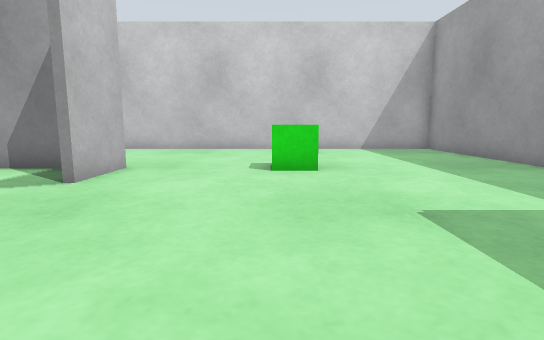
View 1 (above)

17 first-person views from a walk through a Gazebo world. The camera is 0.5 m above the floor, tilts 8° down and sees 80° across. The floor is counted in squares, 0.5 m on a side. Each view is taken from the middle of a square. On the plan, view 1 faces up. The plan holds only what a view shows up to about 12 squares ahead; the rest is blank. The place goes on beyond the plan.

View 2
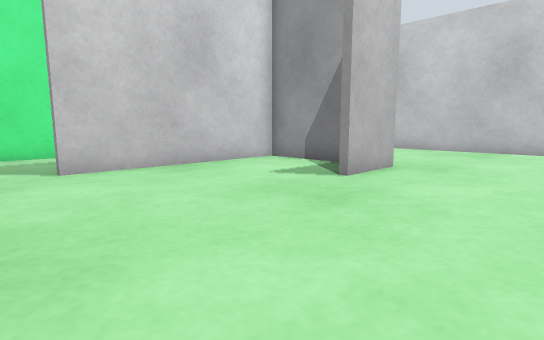

View 3
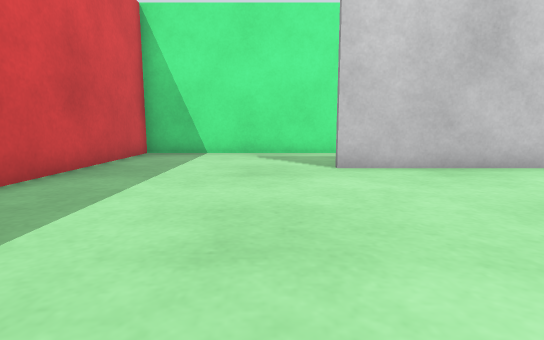

View 4
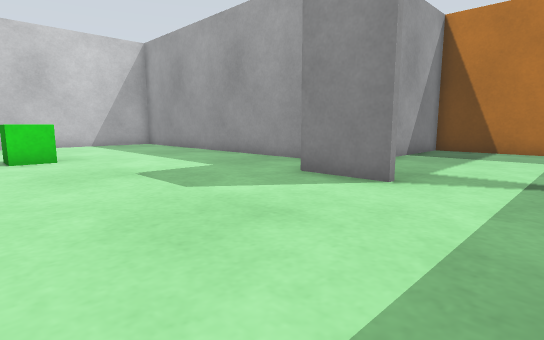

View 5
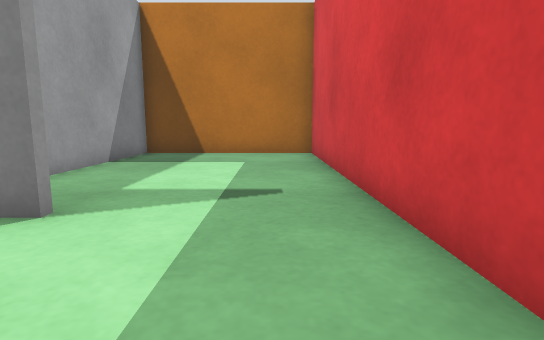

View 6
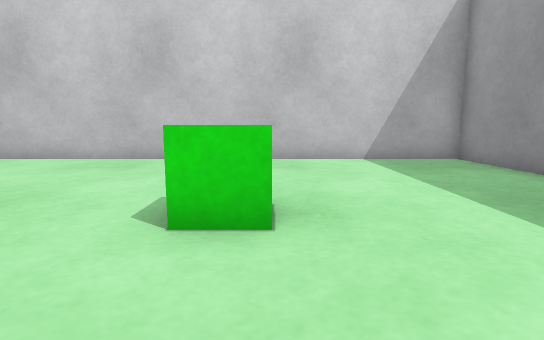

View 7
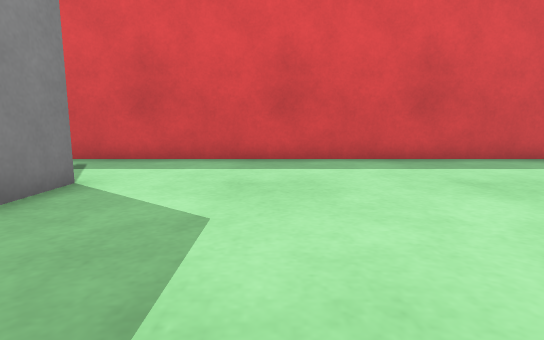

View 8
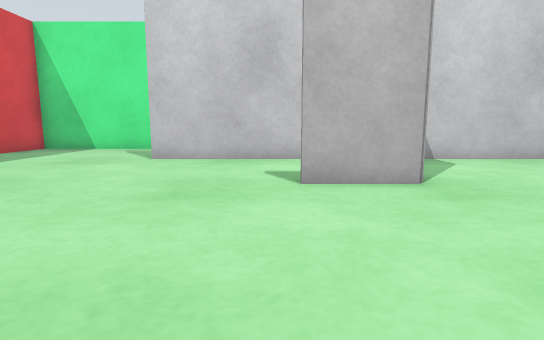

View 9
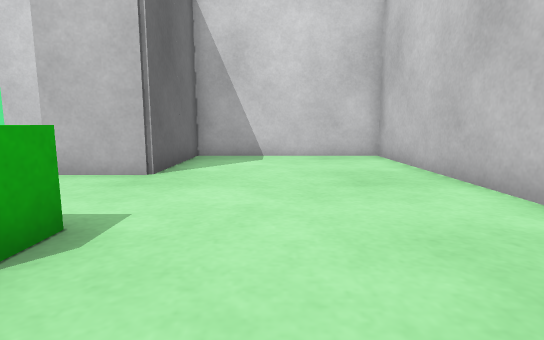

View 10
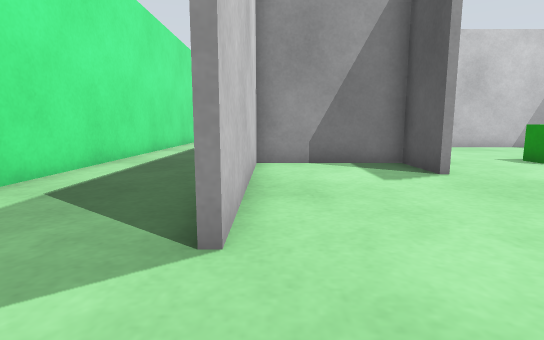

View 11
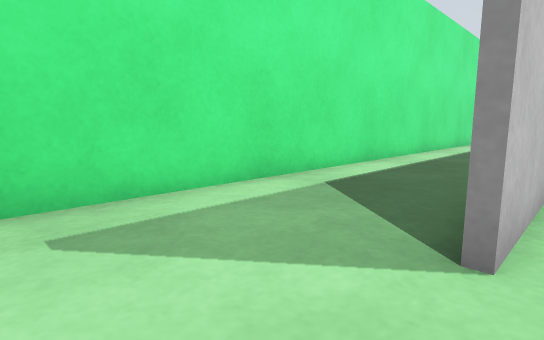

View 12
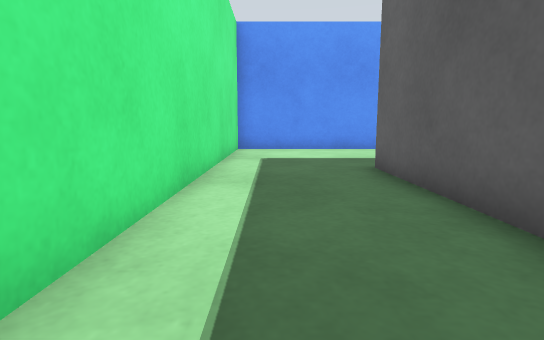

View 13
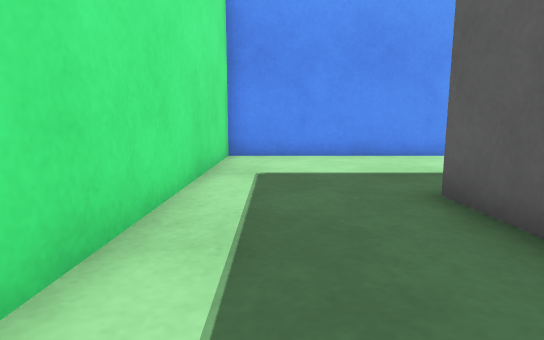

View 14
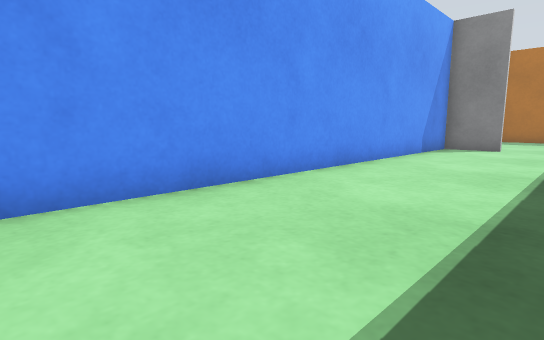

View 15
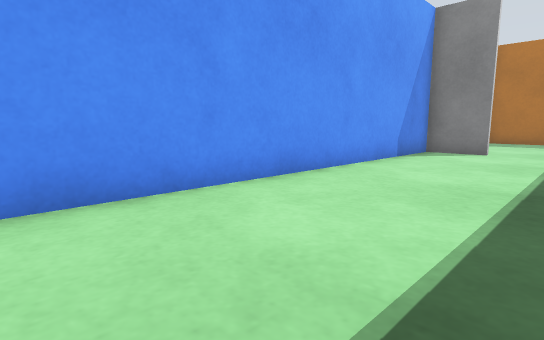

View 16
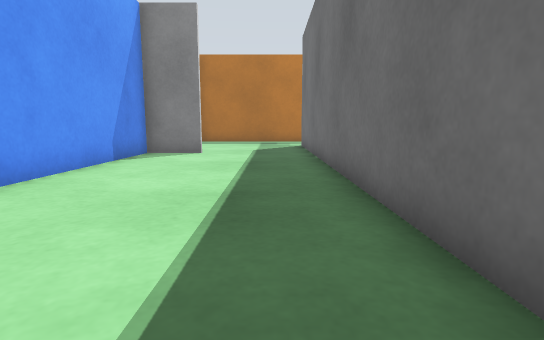

View 17
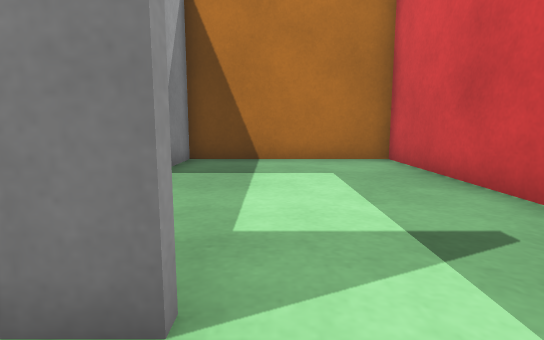

### Floor plan
Ten units are one square. View 1 is at (0, 0); x grows to the right and y downward. Boxes are objects, and circles mark ways between rooms. Rooms are numbered by the first view taken in them; rooms with no view inside come last. Other rooms are left out.
<svg viewBox="-119 -199 248 248">
<path fill="none" stroke="#000" d="M-36 -54 -36 -74 -75 -74M44 6 44 -16M64 -31 64 -134 -74 -134 -74 -15M-75 -76 -34 -76 -34 -54M-114 -6 -114 44 124 44 124 -14 72 -14M-55 -136 34 -136M-76 -88 -76 -135M44 -174 44 -194 -114 -194 -114 -6"/>
<rect x="-5" y="-85" width="20" height="20" fill="#bbb"><title>green box</title></rect>
<circle cx="-100" cy="-13" r="3" fill="#2a7"/>
<text x="0" y="-30">1</text>
<text x="-60" y="-150">2</text>
</svg>
Room 1 opens to room 2.

Where each view was taken, in squares from view 1:
view 1: 0 up, 0 right, facing up
view 2: 0 up, 0 right, facing up-left
view 3: 0 up, 0 right, facing left
view 4: 3 down, 1 left, facing up-right
view 5: 3 down, 1 right, facing right
view 6: 4 up, 1 right, facing up
view 7: 5 up, 1 right, facing down
view 8: 5 up, 2 right, facing left
view 9: 10 up, 3 right, facing left
view 10: 1 down, 7 left, facing up
view 11: 1 down, 7 left, facing up-left
view 12: 6 up, 10 left, facing up
view 13: 9 up, 10 left, facing up
view 14: 15 up, 10 left, facing up-right
view 15: 15 up, 8 left, facing up-right
view 16: 15 up, 7 left, facing right
view 17: 1 down, 3 right, facing right
